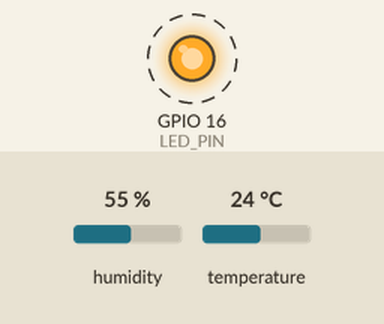
The program below on a simulated ESP8266 (NodeMCU). On the bench: output pins drawn as LEDs (lit = HIGH). Dashed ring = blinking. Inputs (shaded band) come from the test bench; at power-on: humidity 55 %, temperature 24 °C. WiFi joins after 1.5 s; servers stay silent unless stated; what the program prints to the serial monitor is not drawn.

Above: at 5.5 s.
Timing chart, 0 to 9.6 s (numbered marks = the images above):
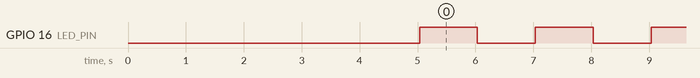

The program:

main.cpp
```cpp
#include <ESP8266WiFi.h>
#include <ThingSpeak.h>
#include "ts_connect.h"
#include "dht.h"
#include "filtro_media_movel.h"

#define LED_PIN 16

const unsigned long postingInterval = 1L * 1000L;
unsigned long lastConnectionTime = 0;
long lastUpdateTime = 0;


void setup()
{
  Serial.begin(115200);
  delay(3000);

  dht_init();

  pinMode(LED_PIN, OUTPUT);
  digitalWrite(LED_PIN, 0);

  TS_connect_init();
}

void loop()
{
  if( millis() - lastUpdateTime >=  postingInterval )
  {
    float temp, umid;
    lastUpdateTime = millis();
    digitalWrite(LED_PIN, !digitalRead(LED_PIN) );

    temp = dht_temperatura();
    Serial.print(F("Temperatura: "));
    Serial.print( String(temp) );
    Serial.println(F("°C"));

    umid = dht_umidade();
    Serial.print(F("Umidade: "));
    Serial.print( String(umid));
    Serial.println(F("%"));

    if( !dht_error() )
    {
      int t_indice;
      t_indice = fmm_add( temp );
      if( !t_indice )
      {
        TS_dht_write( TS_DATA_FIELD_TEMP, temp,  TS_DATA_FIELD_UMID, umid );
        Serial.println(F("TS"));
      }
    }
  }
}
```

dht.h
```cpp
#ifndef DHT_H
#define DHT_H


void dht_init( void );
float dht_temperatura( void );
float dht_umidade( void );
unsigned char dht_error( void );

#endif
```

filtro_media_movel.h
```cpp
#ifndef FILTRO_MEDIA_MOVEL_H
#define FILTRO_MEDIA_MOVEL_H

#define FMM_SIZE    60

int fmm_add( int valor );
int fmm_media( void );

#endif
```

ts_connect.h
```cpp
#ifndef THINGSPEAK_CONNECT_H
#define THINGSPEAK_CONNECT_H


// WiFi authentication
#define WIFI_SSID       "t127"
#define WIFI_PASSWORD   "12345678"
// #define WIFI_SSID       "IoT_Hub"
// #define WIFI_PASSWORD   "SENAI127iot"


// ThingSpeak (TS) information
#define TS_ADDRS            "api.thingspeak.com"
#define TS_CHANNEL_ID       1381369
#define TS_READAPIKEY       "CBWHCZ6TGSGJ6W7J"
#define TS_WRITEAPIKEY      "6WFOK02JI7PJRJRA"
#define TS_DATA_FIELD_TEMP  1
#define TS_DATA_FIELD_UMID  2


float readTSData( long TSChannel,unsigned int TSField );

    // Use this function if you want to write a single field.
int writeTSData( long TSChannel, unsigned int TSField, float data );

    // Use this function if you want to write multiple fields simultaneously.
int write2TSData( long TSChannel, unsigned int TSField1, float field1Data, unsigned int TSField2, long field2Data, unsigned int TSField3, long field3Data );

void TS_connect_init( void );
void TS_data_write( unsigned int TSField, float data );
int TS_dht_write( unsigned int TSField1, float field1Data, unsigned int TSField2, float field2Data );

#endif
```

dht.cpp
```cpp
#include <Adafruit_Sensor.h>
#include <DHT.h>
#include <DHT_U.h>
#include "dht.h"

#define DHTPIN 2     // Digital pin connected to the DHT sensor
// Feather HUZZAH ESP8266 note: use pins 3, 4, 5, 12, 13 or 14 --
// Pin 15 can work but DHT must be disconnected during program upload.

// Uncomment the type of sensor in use:
#define DHTTYPE    DHT11     // DHT 11
//#define DHTTYPE    DHT22     // DHT 22 (AM2302)
//#define DHTTYPE    DHT21     // DHT 21 (AM2301)


DHT_Unified dht(DHTPIN, DHTTYPE);

uint32_t delayMS;

void dht_init( void )
{
  // Initialize device.
  dht.begin();
  Serial.println("DHTxx Unified Sensor Example");
  // Print temperature sensor details.
  sensor_t sensor;
  dht.temperature().getSensor(&sensor);
  Serial.println(F("------------------------------------"));
  Serial.println(F("Temperature Sensor"));
  Serial.print  (F("Sensor Type: ")); Serial.println(sensor.name);
  Serial.print  (F("Driver Ver:  ")); Serial.println(sensor.version);
  Serial.print  (F("Unique ID:   ")); Serial.println(sensor.sensor_id);
  Serial.print  (F("Max Value:   ")); Serial.print(sensor.max_value); Serial.println(F("°C"));
  Serial.print  (F("Min Value:   ")); Serial.print(sensor.min_value); Serial.println(F("°C"));
  Serial.print  (F("Resolution:  ")); Serial.print(sensor.resolution); Serial.println(F("°C"));
  Serial.println(F("------------------------------------"));
  // Print humidity sensor details.
  dht.humidity().getSensor(&sensor);
  Serial.println(F("Humidity Sensor"));
  Serial.print  (F("Sensor Type: ")); Serial.println(sensor.name);
  Serial.print  (F("Driver Ver:  ")); Serial.println(sensor.version);
  Serial.print  (F("Unique ID:   ")); Serial.println(sensor.sensor_id);
  Serial.print  (F("Max Value:   ")); Serial.print(sensor.max_value); Serial.println(F("%"));
  Serial.print  (F("Min Value:   ")); Serial.print(sensor.min_value); Serial.println(F("%"));
  Serial.print  (F("Resolution:  ")); Serial.print(sensor.resolution); Serial.println(F("%"));
  Serial.println(F("------------------------------------"));
  // Set delay between sensor readings based on sensor details.
  delayMS = sensor.min_delay / 1000;
}

sensors_event_t dht_event;

unsigned char dht_status = 0;

float dht_temperatura( void )
{
  dht.temperature().getEvent(&dht_event);
  if (isnan(dht_event.temperature))
  {
    Serial.println(F("Error reading temperature!"));
    dht_status = 1;
    return( 0.0 );
  }
  else
  {
    dht_status = 0;
    return( dht_event.temperature );
  }
}

float dht_umidade( void )
{
  dht.humidity().getEvent( &dht_event );
  if (isnan(dht_event.relative_humidity))
  {
    Serial.println(F("Error reading humidity!"));
    dht_status = 1;
    return( 0.0 );
  }
  else
  {
    dht_status = 0;
    return( dht_event.relative_humidity );
  }
}

unsigned char dht_error( void )
{
  return( dht_status );
}
```

filtro_media_movel.cpp
```cpp
#include "filtro_media_movel.h"


long acc_temp = 0;
int fmm_temp[FMM_SIZE] = { 0 };
int fmm_temp_indice = 0;

int fmm_add( int valor )
{
    int i;
    i = fmm_temp_indice;
    acc_temp -= fmm_temp[i];
    fmm_temp[i] = valor;
    acc_temp += valor;
    fmm_temp_indice = (i+1) % FMM_SIZE;
    return( i );
}

int fmm_media( void )
{
    return( acc_temp / FMM_SIZE );
}
```

ts_connect.cpp
```cpp
#include <ESP8266WiFi.h>
#include <ThingSpeak.h>
#include "ts_connect.h"


// Nome e senha do seu wifi
 const char* ssid = WIFI_SSID;
 const char* password = WIFI_PASSWORD;
WiFiClient client;


// ThingSpeak information
char thingSpeakAddress[] = TS_ADDRS;
unsigned long channelID = TS_CHANNEL_ID;
char* readAPIKey = TS_READAPIKEY;
char* writeAPIKey =TS_WRITEAPIKEY;


float readTSData( long TSChannel, unsigned int TSField )
{
  float data =  ThingSpeak.readFloatField( TSChannel, TSField, readAPIKey );
  Serial.println( " Data read from ThingSpeak: " + String( data, 9 ) );
  return data;
}

// Use this function if you want to write a single field.
int writeTSData( long TSChannel, unsigned int TSField, float data )
{
  int  writeSuccess = ThingSpeak.writeField( TSChannel, TSField, data, writeAPIKey ); // Write the data to the channel
  if ( writeSuccess )
  {
    Serial.println( String(data) + " written to Thingspeak." );
  }
  return writeSuccess;
}

// Use this function if you want to write multiple fields simultaneously.
int write2TSData( long TSChannel, unsigned int TSField1, float field1Data, unsigned int TSField2, long field2Data, unsigned int TSField3, long field3Data )
{
  ThingSpeak.setField( TSField1, field1Data );
  ThingSpeak.setField( TSField2, field2Data );
  ThingSpeak.setField( TSField3, field3Data );

  int writeSuccess = ThingSpeak.writeFields( TSChannel, writeAPIKey );
  return writeSuccess;
}


void TS_connect_init( void )
{
  // Serial.println("Start\n");
   Serial.print("Connecting to WiFi ");
   Serial.print( ssid );

  // Inicializando a conexao
  WiFi.begin( ssid, password );
  while (WiFi.status() != WL_CONNECTED)
  {
    delay(1000);
    Serial.print(".");
  }

  Serial.println("");
  Serial.print("WiFi connectado em  ");
  Serial.println( ssid );
  Serial.println("");

  ThingSpeak.begin( client );
}


void TS_data_write( unsigned int TSField, float data )
{
  writeTSData( channelID, TSField, data );
}

int TS_dht_write( unsigned int TSField1, float field1Data, unsigned int TSField2, float field2Data )
{
  ThingSpeak.setField( TSField1, field1Data );
  ThingSpeak.setField( TSField2, field2Data );

  int writeSuccess = ThingSpeak.writeFields( channelID, writeAPIKey );
  return writeSuccess;
}
```

Measured:
- by itself, GPIO 16 (LED_PIN): alternates HIGH for 1.0 s and LOW for 1.0 s
